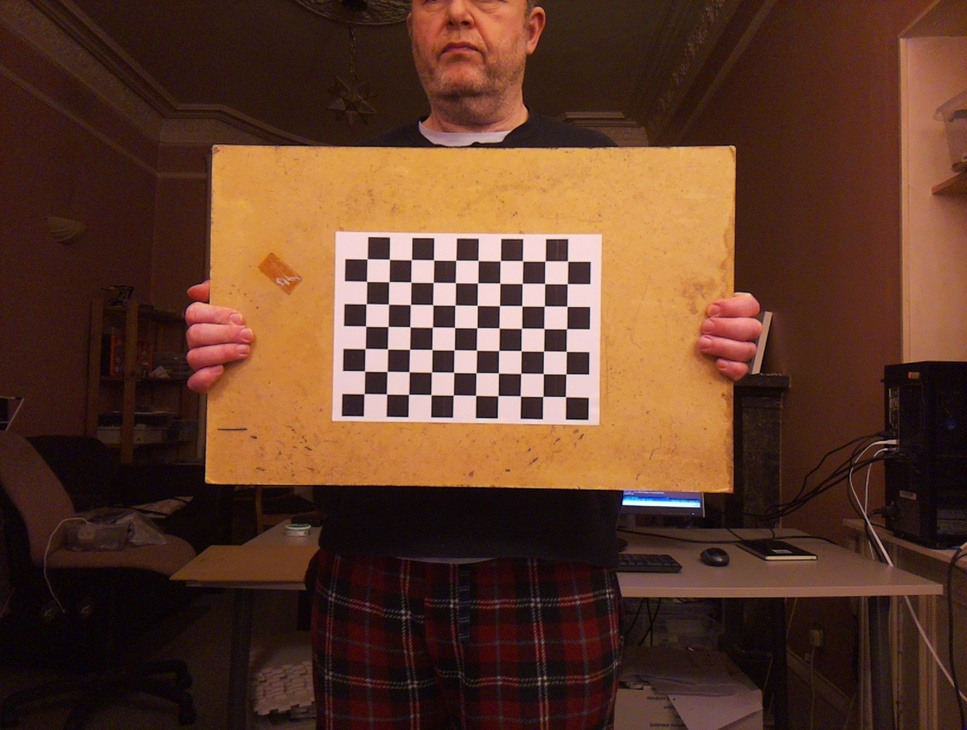
#> input picture composed_robot/computer_vision/camera_calibration/checked_2/cal_image_1.jpg, 967 x 730 px, shrunk from 1632 x 1232 before the run; its folder holds 4 pictures in this run
$ python process.py
#> lines starting #> are read from the running program, lines starting #| are printed output that depends on the picture
import cv2
import numpy as np
import os
import glob

# Defining the dimensions of checkerboard
CHECKERBOARD = (10, 7)
cb_square_size = 25
criteria = (cv2.TERM_CRITERIA_EPS + cv2.TERM_CRITERIA_MAX_ITER, 30, 0.001)

# Creating vector to store vectors of 3D points for each checkerboard image
objpoints = []
# Creating vector to store vectors of 2D points for each checkerboard image
imgpoints = []


# Defining the world coordinates for 3D points
objp = np.zeros((1, CHECKERBOARD[0] * CHECKERBOARD[1], 3), np.float32)
objp[0, :, :2] = (
    np.mgrid[0 : CHECKERBOARD[0], 0 : CHECKERBOARD[1]].T.reshape(-1, 2) * cb_square_size
)
prev_img_shape = None

# Extracting path of individual image stored in a given directory
images = glob.glob("checked_2/*.jpg")
#most recent images for camera calibration are now located in one note associated files folder


for fname in images:
    img = cv2.imread(fname)
#> img is the input picture: shape (730, 967, 3); mean B, G, R 41.3, 58.8, 93.5
    gray = cv2.cvtColor(img, cv2.COLOR_BGR2GRAY)
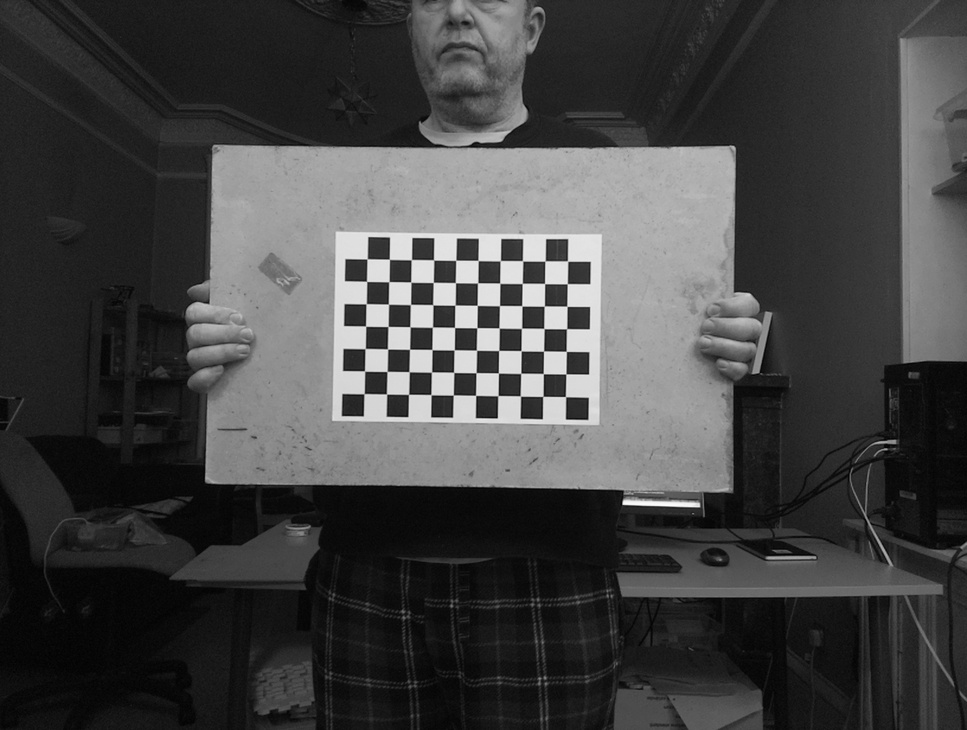
#> gray: shape (730, 967); min 1, max 253, mean 67.2
    # Find the chess board corners
    # If desired number of corners are found in the image then ret = true
    ret, corners = cv2.findChessboardCorners(
        gray,
        CHECKERBOARD,
        cv2.CALIB_CB_ADAPTIVE_THRESH
        + cv2.CALIB_CB_FAST_CHECK
        + cv2.CALIB_CB_NORMALIZE_IMAGE,
    )
#> ret = True; corners = 70 rows, first 8: [565.5, 396.6], [542.9, 396.4], [520.4, 396], [498, 395.6], [475.6, 395.4], [453.3, 395], [430.9, 394.6], [408.5, 394.4]

    """
    If desired number of corner are detected,
    we refine the pixel coordinates and display
    them on the images of checker board
    """
    if ret == True:
        objpoints.append(objp)
        # refining pixel coordinates for given 2d points.
        corners2 = cv2.cornerSubPix(gray, corners, (11, 11), (-1, -1), criteria)
#> corners2 = 70 rows, first 8: [565.5, 396.6], [542.8, 396.4], [520.4, 396], [497.9, 395.6], [475.6, 395.3], [453.3, 395], [431, 394.6], [408.6, 394.4]

        imgpoints.append(corners2)
#> pass 2 of the loop `for fname in images:`:
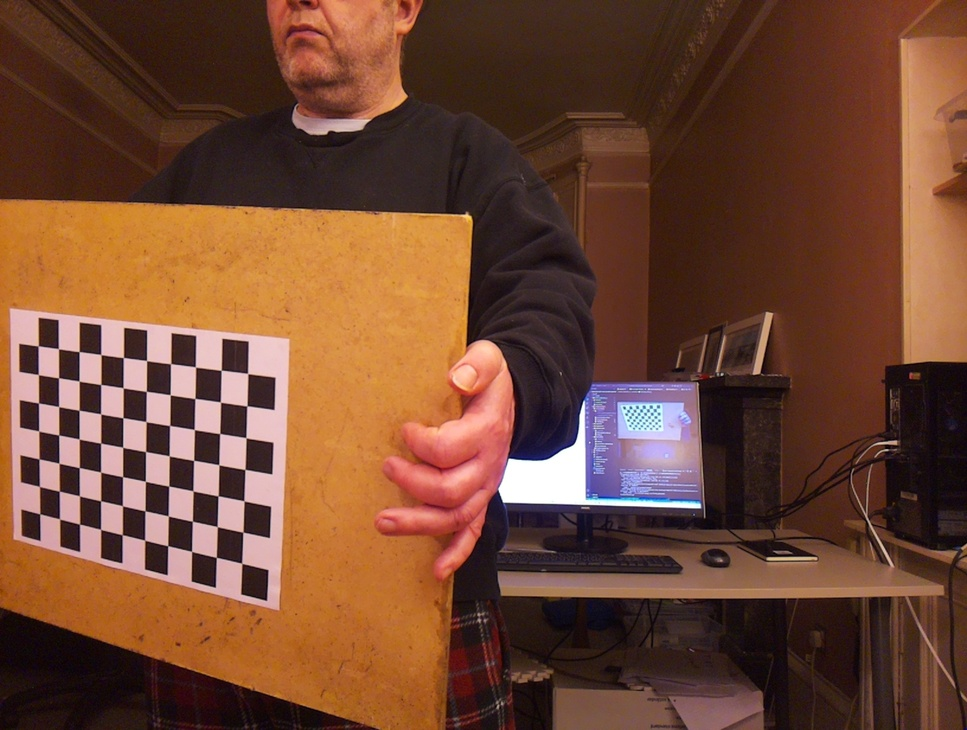
#> input picture composed_robot/computer_vision/camera_calibration/checked_2/cal_image_103.jpg, 967 x 730 px, shrunk from 1632 x 1232 before the run
#> img is the input picture: shape (730, 967, 3); mean B, G, R 51.2, 71.5, 112.9
#> `gray = cv2.cvtColor(img, cv2.COLOR_BGR2GRAY)`:
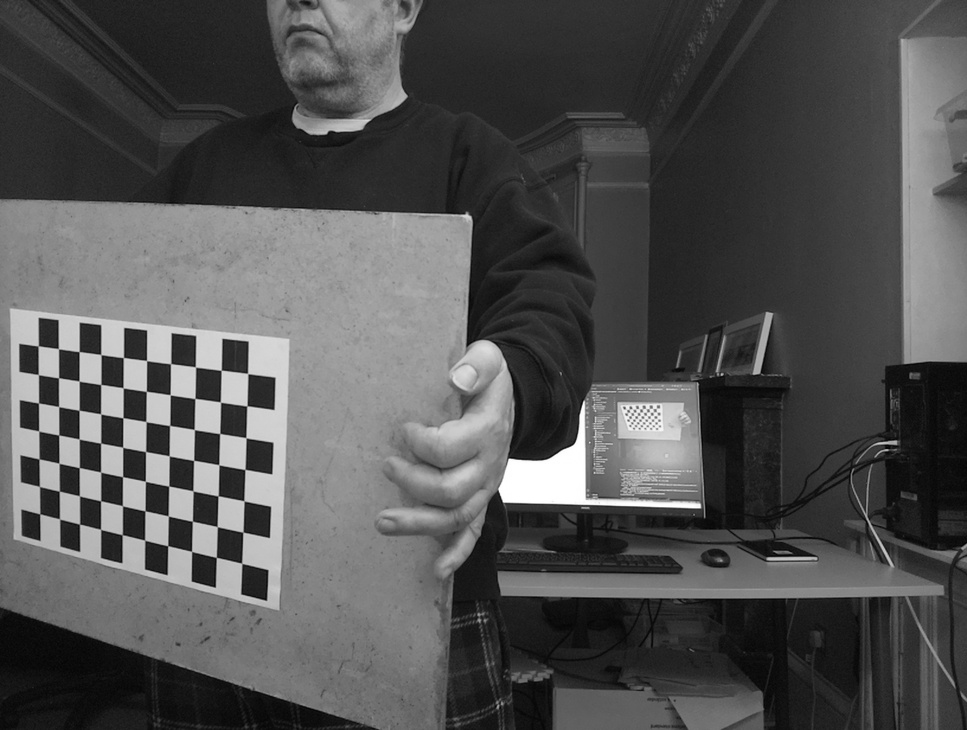
#> gray: shape (730, 967); min 2, max 255, mean 81.6
#> corners = 70 rows, first 8: [241.6, 563.2], [216.3, 557.4], [191.5, 551.3], [167.7, 545.7], [144.7, 540.1], [122.2, 534.7], [100.6, 529.3], [79.47, 524.2]
#> corners2 = 70 rows, first 8: [241.7, 563.3], [216.3, 557.4], [191.6, 551.5], [167.7, 545.7], [144.7, 540.2], [122.3, 534.7], [100.6, 529.4], [79.55, 524.1]
#> pass 3 of the loop `for fname in images:`:
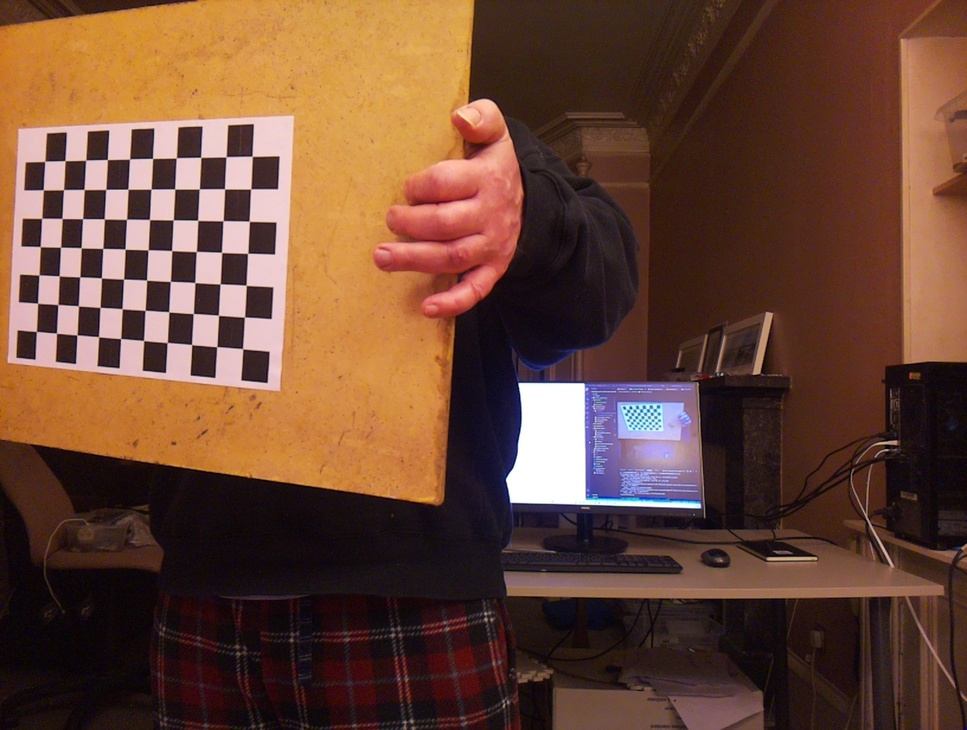
#> input picture composed_robot/computer_vision/camera_calibration/checked_2/cal_image_105.jpg, 967 x 730 px, shrunk from 1632 x 1232 before the run
#> img is the input picture: shape (730, 967, 3); mean B, G, R 53.4, 70.2, 105.3
#> `gray = cv2.cvtColor(img, cv2.COLOR_BGR2GRAY)`:
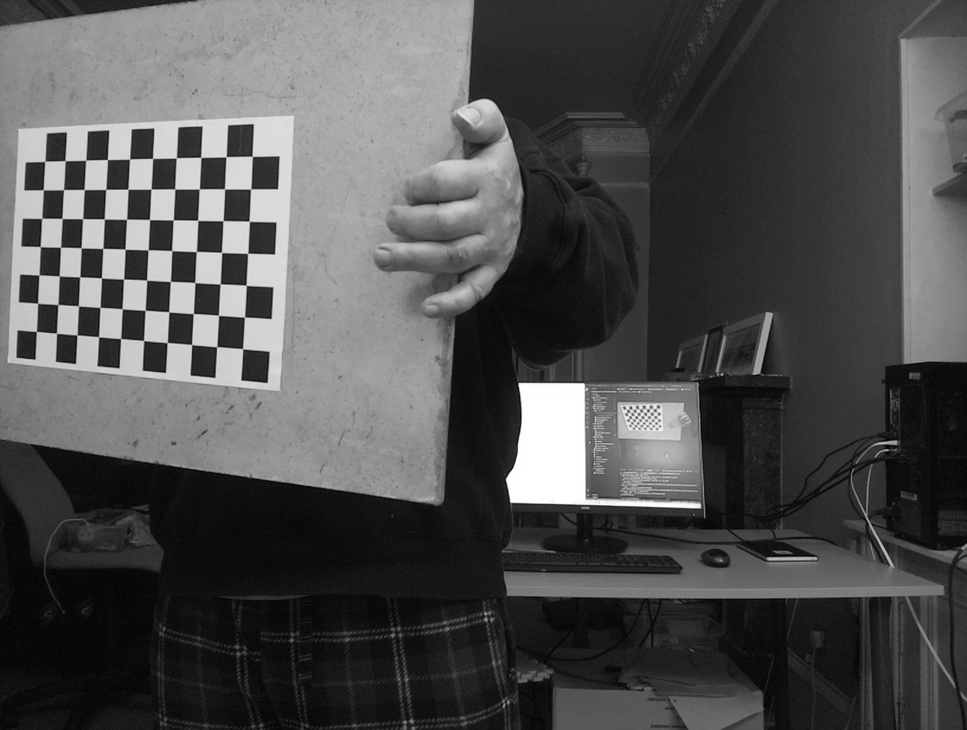
#> gray: shape (730, 967); min 2, max 255, mean 78.8
#> corners = 70 rows, first 8: [242.6, 348.7], [216.7, 346.7], [191.5, 344.5], [167.2, 342.5], [143.6, 340.6], [120.6, 338.6], [98.56, 336.8], [76.85, 335]
#> corners2 = 70 rows, first 8: [242.6, 348.7], [216.8, 346.7], [191.6, 344.6], [167.2, 342.5], [143.6, 340.5], [120.7, 338.5], [98.55, 336.7], [77.01, 334.9]
#> the loop made 4 passes; the first 3 are shown

        # Draw and display the corners
        # img = cv2.drawChessboardCorners(img, CHECKERBOARD, corners2, ret)

    # cv2.imshow("img", img)
    # cv2.waitKey(0)

cv2.destroyAllWindows()

h, w = img.shape[:2]
#> h = 730; w = 967

"""
Performing camera calibration by
passing the value of known 3D points (objpoints)
and corresponding pixel coordinates of the
detected corners (imgpoints)
"""

print("starting calibration")
ret, mtx, dist, rvecs, tvecs = cv2.calibrateCamera(
    objpoints, imgpoints, gray.shape[::-1], None, None
)

print("Camera matrix : \n")
print(mtx)
print("dist : \n")
print(dist)
print("rvecs : \n")
print(rvecs)
print("tvecs : \n")
print(tvecs)

with open("camera_cal_3.npy", "wb") as f:
    np.save(f, mtx)
    np.save(f, dist)
